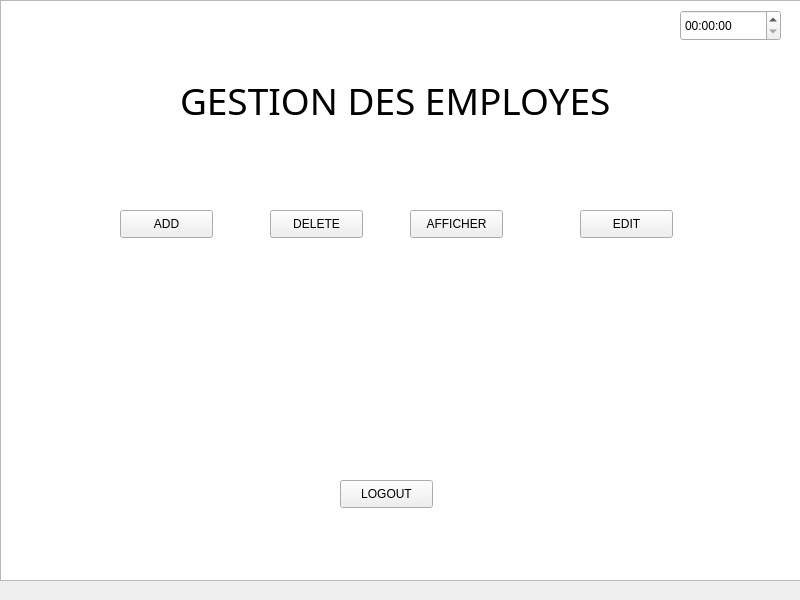
<?xml version="1.0" encoding="UTF-8"?>
<ui version="4.0">
 <class>MainWindow</class>
 <widget class="QMainWindow" name="MainWindow">
  <property name="geometry">
   <rect>
    <x>0</x>
    <y>0</y>
    <width>800</width>
    <height>600</height>
   </rect>
  </property>
  <property name="windowTitle">
   <string>MainWindow</string>
  </property>
  <widget class="QWidget" name="centralwidget">
   <widget class="QTableView" name="tableView">
    <property name="geometry">
     <rect>
      <x>0</x>
      <y>0</y>
      <width>801</width>
      <height>581</height>
     </rect>
    </property>
   </widget>
   <widget class="QLabel" name="label">
    <property name="geometry">
     <rect>
      <x>180</x>
      <y>80</y>
      <width>431</width>
      <height>41</height>
     </rect>
    </property>
    <property name="font">
     <font>
      <family>Tw Cen MT Condensed Extra Bold</family>
      <pointsize>28</pointsize>
     </font>
    </property>
    <property name="text">
     <string>GESTION DES EMPLOYES</string>
    </property>
   </widget>
   <widget class="QPushButton" name="pushButton">
    <property name="geometry">
     <rect>
      <x>120</x>
      <y>210</y>
      <width>93</width>
      <height>28</height>
     </rect>
    </property>
    <property name="text">
     <string>ADD</string>
    </property>
   </widget>
   <widget class="QPushButton" name="pushButton_2">
    <property name="geometry">
     <rect>
      <x>270</x>
      <y>210</y>
      <width>93</width>
      <height>28</height>
     </rect>
    </property>
    <property name="text">
     <string>DELETE</string>
    </property>
   </widget>
   <widget class="QPushButton" name="pushButton_3">
    <property name="geometry">
     <rect>
      <x>410</x>
      <y>210</y>
      <width>93</width>
      <height>28</height>
     </rect>
    </property>
    <property name="text">
     <string>AFFICHER</string>
    </property>
   </widget>
   <widget class="QPushButton" name="pushButton_4">
    <property name="geometry">
     <rect>
      <x>580</x>
      <y>210</y>
      <width>93</width>
      <height>28</height>
     </rect>
    </property>
    <property name="text">
     <string>EDIT</string>
    </property>
   </widget>
   <widget class="QPushButton" name="pushButton_5">
    <property name="geometry">
     <rect>
      <x>340</x>
      <y>480</y>
      <width>93</width>
      <height>28</height>
     </rect>
    </property>
    <property name="text">
     <string>LOGOUT</string>
    </property>
   </widget>
   <widget class="QTimeEdit" name="timeEdit">
    <property name="geometry">
     <rect>
      <x>680</x>
      <y>10</y>
      <width>101</width>
      <height>31</height>
     </rect>
    </property>
    <property name="timeSpec">
     <enum>Qt::OffsetFromUTC</enum>
    </property>
   </widget>
  </widget>
 </widget>
 <resources/>
 <connections/>
</ui>
